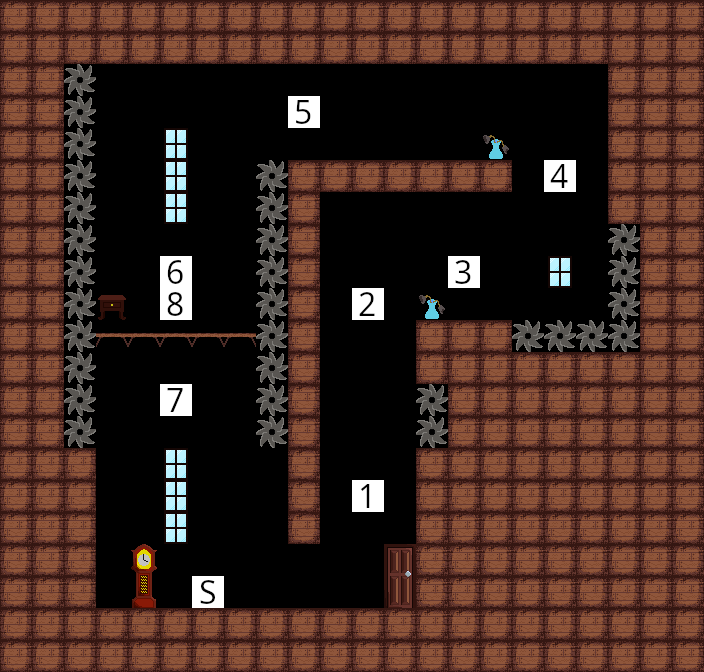

A level layout from a 2D game, rendered from its tile map. Below: a short description, then the map file with its tile-grid data intact:
An orthogonal 22x21 tile map with 32x32 px tiles, 1 tile layer (Tile Layer 1).

<map version="1.10" tiledversion="1.10.2" orientation="orthogonal" renderorder="right-down" width="22" height="21" tilewidth="32" tileheight="32" infinite="0" nextlayerid="2" nextobjectid="1">
 <editorsettings>
  <export target="../assets/levels/LevelCircuit.csv" format="csv" />
 </editorsettings>
 <tileset firstgid="1" source="tiles.tsx" />
 <layer id="1" name="Tile Layer 1" width="22" height="21">
  <data encoding="csv">
2,2,2,2,2,2,2,2,2,2,2,2,2,2,2,2,2,2,2,2,2,2,
2,2,2,2,2,2,2,2,2,2,2,2,2,2,2,2,2,2,2,2,2,2,
2,2,4,0,0,0,0,0,0,0,0,0,0,0,0,0,0,0,0,2,2,2,
2,2,4,0,0,0,0,0,0,105,0,0,0,0,0,0,0,0,0,2,2,2,
2,2,4,0,0,23,0,0,0,0,0,0,0,0,0,22,0,0,0,2,2,2,
2,2,4,0,0,23,0,0,4,2,2,2,2,2,2,2,0,104,0,2,2,2,
2,2,4,0,0,23,0,0,4,2,0,0,0,0,0,0,0,0,0,2,2,2,
2,2,4,0,0,0,0,0,4,2,0,0,0,0,0,0,0,0,0,4,2,2,
2,2,4,0,0,106,0,0,4,2,0,0,0,0,103,0,0,23,0,4,2,2,
2,2,4,21,0,108,0,0,4,2,0,102,0,22,0,0,0,0,0,4,2,2,
2,2,4,3,3,3,3,3,4,2,0,0,0,2,2,2,4,4,4,4,2,2,
2,2,4,0,0,0,0,0,4,2,0,0,0,2,2,2,2,2,2,2,2,2,
2,2,4,0,0,107,0,0,4,2,0,0,0,4,2,2,2,2,2,2,2,2,
2,2,4,0,0,0,0,0,4,2,0,0,0,4,2,2,2,2,2,2,2,2,
2,2,2,0,0,23,0,0,0,2,0,0,0,2,2,2,2,2,2,2,2,2,
2,2,2,0,0,23,0,0,0,2,0,101,0,2,2,2,2,2,2,2,2,2,
2,2,2,0,0,23,0,0,0,2,0,0,0,2,2,2,2,2,2,2,2,2,
2,2,2,0,0,0,0,0,0,0,0,0,0,2,2,2,2,2,2,2,2,2,
2,2,2,0,25,0,6,0,0,0,0,0,24,2,2,2,2,2,2,2,2,2,
2,2,2,2,2,2,2,2,2,2,2,2,2,2,2,2,2,2,2,2,2,2,
2,2,2,2,2,2,2,2,2,2,2,2,2,2,2,2,2,2,2,2,2,2
</data>
 </layer>
</map>
